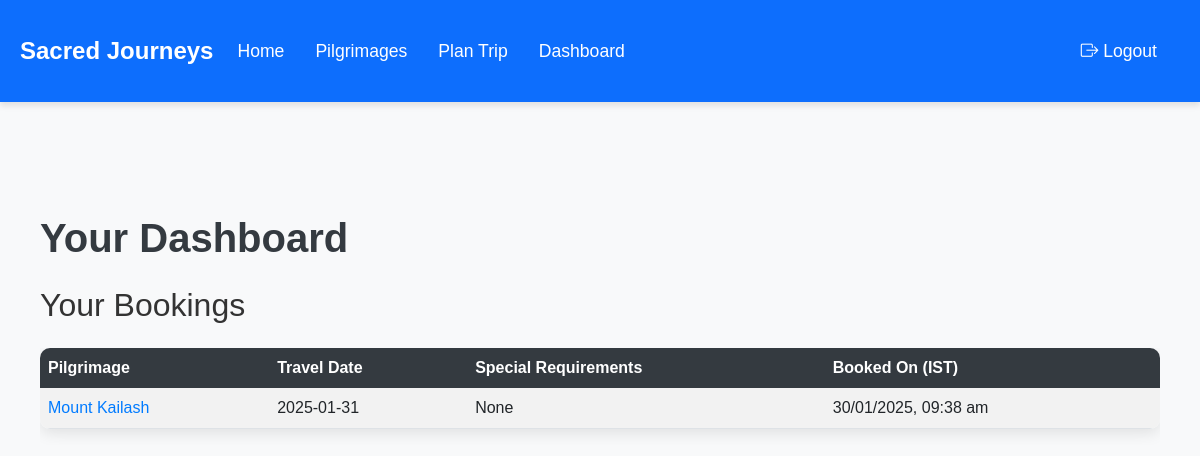
Page /dashboard (signed in) on the committed database.
### models.py (models this page shows)
class Booking(db.Model):
    id = db.Column(db.Integer, primary_key=True)
    user_id = db.Column(db.Integer, db.ForeignKey('user.id'), nullable=False)
    pilgrimage_id = db.Column(db.Integer, db.ForeignKey('pilgrimage.id'), nullable=False)
    travel_date = db.Column(db.Date, nullable=False)
    special_requirements = db.Column(db.Text)
    created_at = db.Column(db.DateTime, default=datetime.utcnow)

class Pilgrimage(db.Model):
    id = db.Column(db.Integer, primary_key=True)
    name = db.Column(db.String(100), nullable=False)
    location = db.Column(db.String(100), nullable=False)
    description = db.Column(db.Text, nullable=False)
    duration = db.Column(db.String(50))
    best_time = db.Column(db.String(100))
    image_url = db.Column(db.String(200))
    bookings = db.relationship('Booking', backref='pilgrimage', lazy='dynamic')
    trip_plans = db.relationship('TripPlan', backref='pilgrimage', lazy='dynamic')

### routes.py (the view)
@main.route('/dashboard')
@login_required
def dashboard():
    user_bookings = current_user.bookings.order_by(Booking.travel_date.desc()).all()
    user_trip_plans = TripPlan.query.filter_by(user_id=current_user.id).order_by(TripPlan.start_date.desc()).all()
    return render_template('dashboard.html', bookings=user_bookings, trip_plans=user_trip_plans)

### app.py (called while the page is built)
def create_app(config_class=Config):
    app = Flask(__name__)
    app.config.from_object(config_class)
    db.init_app(app)
    migrate.init_app(app, db)
    login_manager.init_app(app)
    login_manager.login_view = 'auth.login'
    @app.route('/static/<path:filename>')
    def static_files(filename):
        return send_from_directory('static', filename)
    with app.app_context():
        db.create_all()
        @login_manager.user_loader
        def load_user(user_id):
            return User.query.get(int(user_id))
        app.register_blueprint(main)
        app.register_blueprint(auth)
    return app

### templates/dashboard.html (shortened to what this page needs)
{% extends "base.html" %}
{% block content %}
<div class="container my-5">
    <h1 class="display-4 mb-4">Your Dashboard</h1>
    <h2 class="mb-4">Your Bookings</h2>
    {% if bookings %}
    <div class="table-responsive">
        <table class="table table-striped table-hover">
            <thead class="thead-dark">
                <tr>
                    <th scope="col">Pilgrimage</th>
                    <th scope="col">Travel Date</th>
                    <th scope="col">Special Requirements</th>
                    <th scope="col">Booked On (IST)</th>
                </tr>
            </thead>
            <tbody>
                {% for booking in bookings %}
                <tr>
                    <td><a href="{{ url_for('main.pilgrimage', id=booking.pilgrimage.id) }}" class="text-decoration-none">{{ booking.pilgrimage.name }}</a></td>
                    <td>{{ booking.travel_date.strftime('%Y-%m-%d') }}</td>
                    <td>{{ booking.special_requirements or 'None' }}</td>
                    <td class="booking-time">{{ booking.created_at.strftime('%Y-%m-%d %H:%M') }}</td>
                </tr>
                {% endfor %}
            </tbody>
        </table>
    </div>
    {% else %}
    <div class="alert alert-info" role="alert">
        You haven't made any bookings yet. <a href="{{ url_for('main.pilgrimages') }}" class="alert-link">Explore pilgrimages</a> to get started!
    </div>
    {% endif %}
</div>
{% endblock %}

### static/css/style.css (style rules this page uses)
body { font-family: 'Arial', sans-serif; background-color: #f8f9fa; color: #333; }
.display-4 { font-size: 2.5rem; font-weight: bold; color: #343a40; }
.container { max-width: 1200px; margin: 0 auto; padding: 20px; }
.table-responsive { margin-top: 20px; }
.table { border-radius: 10px; overflow: hidden; box-shadow: 0 4px 15px rgba(0, 0, 0, 0.1); }
.table thead th { background-color: #343a40; color: #fff; border: none; }
.table tbody tr { transition: background-color 0.3s ease; }
.table tbody td { vertical-align: middle; }
a { color: #007bff; text-decoration: none; transition: color 0.3s ease; }
body { background-size: cover; background-position: center; background-attachment: fixed; }

### rows in the picture
Booking: pilgrimage.name "Mount Kailash", travel_date "2025-01-31", special_requirements "None"
